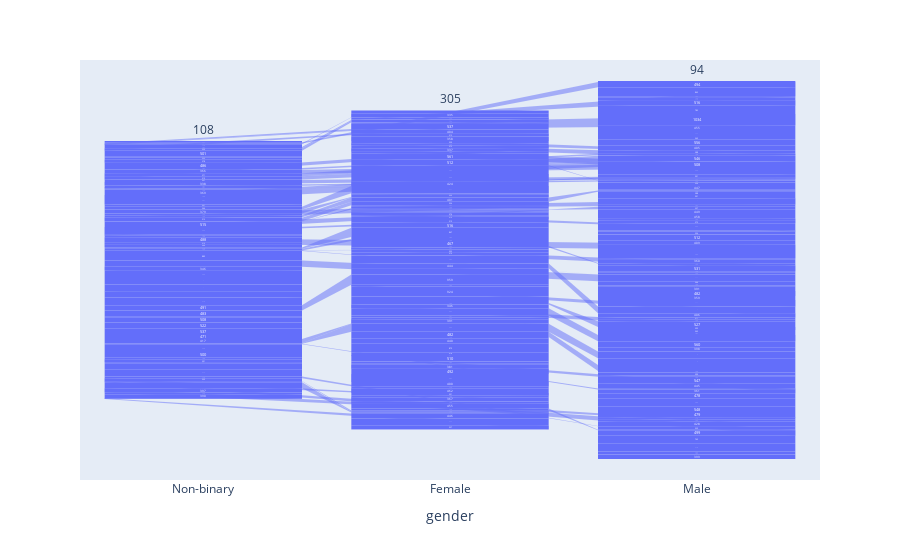

Write notebook code for a chart like this one.
### Code cell
import plotly.express as px

# Utilisation de Plotly Express pour créer le diagramme en entonnoir à partir du DataFrame df
fig = px.funnel(df, x='gender', y='money_saved')

# Afficher le diagramme en entonnoir
fig.show()

### Figure 1 — Plotly figure (JSON) as saved in the notebook; plotly's stock layout.template omitted (floating-point values rounded to 4 significant figures; data arrays with more than 128 entries replaced by an {"elided": "..."} marker saying what was removed)
{"data": [{"hovertemplate": "gender=%{x}<br>money_saved=%{y}<extra></extra>", "legendgroup": "", "marker": {"color": "#636efa"}, "name": "", "orientation": "v", "showlegend": false, "type": "funnel", "x": {"elided": "1000 str values"}, "xaxis": "x", "y": {"elided": "1000 int values"}, "yaxis": "y"}], "layout": {"legend": {"tracegroupgap": 0}, "margin": {"t": 60}, "xaxis": {"anchor": "y", "domain": [0, 1], "title": {"text": "gender"}}, "yaxis": {"anchor": "x", "domain": [0, 1], "title": {"text": "money_saved"}}}}
